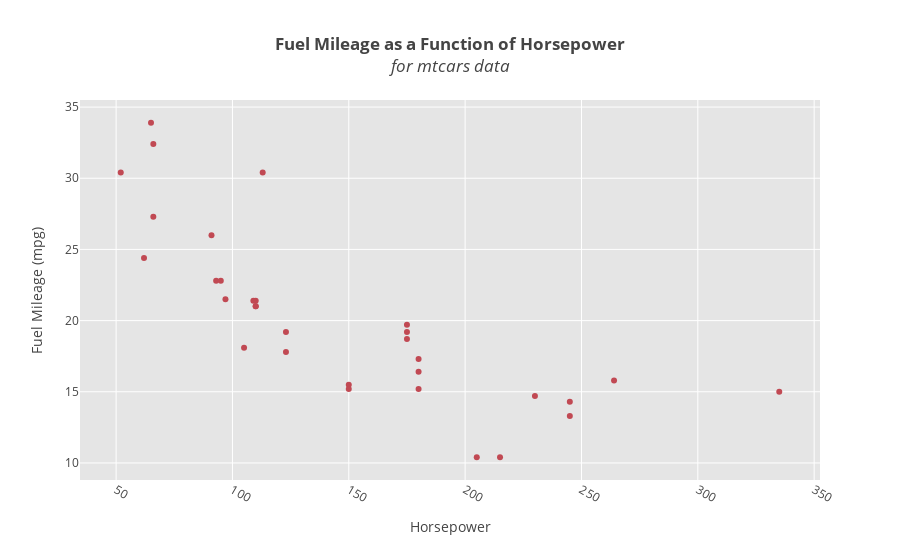

The notebook cell this image was saved under:
### Markdown cell above
Adding names, labels and colors:

### Code cell
# build graph args 
args['names'] = names
args['colors'] = colors
args['title'] = '<b>Fuel Mileage as a Function of Horsepower</b><br><i>for mtcars data</i>'
args['xlab'] = 'Horsepower'
args['ylab'] = 'Fuel Mileage (mpg)'

# display plot
fig = scatterplot.create_graph(**args)

### Figure 1 — Plotly figure (JSON) as saved in the notebook; plotly's stock layout.template omitted (floating-point values rounded to 4 significant figures)
{"data": [{"marker": {"color": ["#C14953", "#C14953", "#C14953", "#C14953", "#C14953", "#C14953", "#C14953", "#C14953", "#C14953", "#C14953", "#C14953", "#C14953", "#C14953", "#C14953", "#C14953", "#C14953", "#C14953", "#C14953", "#C14953", "#C14953", "#C14953", "#C14953", "#C14953", "#C14953", "#C14953", "#C14953", "#C14953", "#C14953", "#C14953", "#C14953", "#C14953", "#C14953"]}, "mode": "markers", "name": "hp", "text": ["# Cylinders: 6.0<br># Carbs: 4.0<br># Gears: 4.0<br>Weight: 2.62", "# Cylinders: 6.0<br># Carbs: 4.0<br># Gears: 4.0<br>Weight: 2.875", "# Cylinders: 4.0<br># Carbs: 1.0<br># Gears: 4.0<br>Weight: 2.32", "# Cylinders: 6.0<br># Carbs: 1.0<br># Gears: 3.0<br>Weight: 3.215", "# Cylinders: 8.0<br># Carbs: 2.0<br># Gears: 3.0<br>Weight: 3.44", "# Cylinders: 6.0<br># Carbs: 1.0<br># Gears: 3.0<br>Weight: 3.46", "# Cylinders: 8.0<br># Carbs: 4.0<br># Gears: 3.0<br>Weight: 3.57", "# Cylinders: 4.0<br># Carbs: 2.0<br># Gears: 4.0<br>Weight: 3.19", "# Cylinders: 4.0<br># Carbs: 2.0<br># Gears: 4.0<br>Weight: 3.15", "# Cylinders: 6.0<br># Carbs: 4.0<br># Gears: 4.0<br>Weight: 3.44", "# Cylinders: 6.0<br># Carbs: 4.0<br># Gears: 4.0<br>Weight: 3.44", "# Cylinders: 8.0<br># Carbs: 3.0<br># Gears: 3.0<br>Weight: 4.07", "# Cylinders: 8.0<br># Carbs: 3.0<br># Gears: 3.0<br>Weight: 3.73", "# Cylinders: 8.0<br># Carbs: 3.0<br># Gears: 3.0<br>Weight: 3.78", "# Cylinders: 8.0<br># Carbs: 4.0<br># Gears: 3.0<br>Weight: 5.25", "# Cylinders: 8.0<br># Carbs: 4.0<br># Gears: 3.0<br>Weight: 5.4239999999999995", "# Cylinders: 8.0<br># Carbs: 4.0<br># Gears: 3.0<br>Weight: 5.345", "# Cylinders: 4.0<br># Carbs: 1.0<br># Gears: 4.0<br>Weight: 2.2", "# Cylinders: 4.0<br># Carbs: 2.0<br># Gears: 4.0<br>Weight: 1.615", "# Cylinders: 4.0<br># Carbs: 1.0<br># Gears: 4.0<br>Weight: 1.835", "# Cylinders: 4.0<br># Carbs: 1.0<br># Gears: 3.0<br>Weight: 2.465", "# Cylinders: 8.0<br># Carbs: 2.0<br># Gears: 3.0<br>Weight: 3.52", "# Cylinders: 8.0<br># Carbs: 2.0<br># Gears: 3.0<br>Weight: 3.435", "# Cylinders: 8.0<br># Carbs: 4.0<br># Gears: 3.0<br>Weight: 3.84", "# Cylinders: 8.0<br># Carbs: 2.0<br># Gears: 3.0<br>Weight: 3.845", "# Cylinders: 4.0<br># Carbs: 1.0<br># Gears: 4.0<br>Weight: 1.935", "# Cylinders: 4.0<br># Carbs: 2.0<br># Gears: 5.0<br>Weight: 2.14", "# Cylinders: 4.0<br># Carbs: 2.0<br># Gears: 5.0<br>Weight: 1.5130000000000001", "# Cylinders: 8.0<br># Carbs: 4.0<br># Gears: 5.0<br>Weight: 3.17", "# Cylinders: 6.0<br># Carbs: 6.0<br># Gears: 5.0<br>Weight: 2.77", "# Cylinders: 8.0<br># Carbs: 8.0<br># Gears: 5.0<br>Weight: 3.57", "# Cylinders: 4.0<br># Carbs: 2.0<br># Gears: 4.0<br>Weight: 2.78"], "type": "scatter", "uid": "af70e6d1-e8cb-4625-bb35-201bbf3f1252", "x": [110, 110, 93, 110, 175, 105, 245, 62, 95, 123, 123, 180, 180, 180, 205, 215, 230, 66, 52, 65, 97, 150, 150, 245, 175, 66, 91, 113, 264, 175, 335, 109], "y": [21, 21, 22.8, 21.4, 18.7, 18.1, 14.3, 24.4, 22.8, 19.2, 17.8, 16.4, 17.3, 15.2, 10.4, 10.4, 14.7, 32.4, 30.4, 33.9, 21.5, 15.5, 15.2, 13.3, 19.2, 27.3, 26, 30.4, 15.8, 19.7, 15, 21.4]}], "layout": {"hovermode": "x", "plot_bgcolor": "rgb(229, 229, 229)", "title": "<b>Fuel Mileage as a Function of Horsepower</b><br><i>for mtcars data</i>", "xaxis": {"gridcolor": "rgb(255,255,255)", "tickangle": 30, "title": "Horsepower", "zerolinecolor": "rgb(255,255,255)"}, "yaxis": {"gridcolor": "rgb(255,255,255)", "title": "Fuel Mileage (mpg)", "zerolinecolor": "rgb(255,255,255)"}}}
